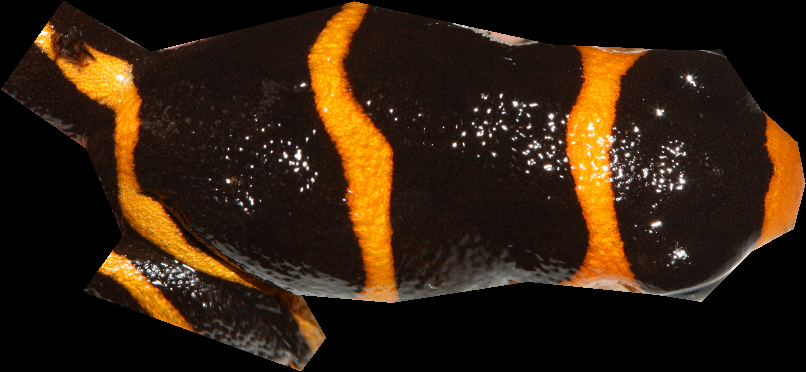
#> input picture phenoquant_demo/warpedImage.png, 806 x 372 px
$ python demo_features.py   (older library calls are emulated)
#> lines starting #> are read from the running program, lines starting #| are printed output that depends on the picture; after the words box and inside, x2 and y2 are one past the last pixel; in counts of white or black regions, pixels touching at a corner belong together
### phenoquant/imtools.py
# -*- coding: utf-8 -*-
"""
Various auxilliary functions useful for images.

Created on Thu Jun 26 17:14:25 2014

@author: schackv
"""

import numpy as np
import skimage.morphology as morph

def rgb_to_gray(rgb):
    """Convert an rgb image to a gray scale image using the same weighting as Matlab."""
    return np.dot(rgb[...,:3], [0.299, 0.587, 0.144])


def standardize(X,mask=[]):
    """Standardize a matrix X to zero mean and unit variance.

    If mask is supplied, only values with mask==True are used to calculate mean
    and variance. All elements of X are standardized, though.
    """
    if not mask.size:
        mask = np.ones_like(X)==1

    return (X-np.mean(X[mask]))/np.std(X[mask])


def linear_scaling(X,oldmin=-np.inf,oldmax=np.inf):
    """Scale the contents of X linearly such that oldmin equals zero and oldmax equals one.
    Values below oldmin and above oldmax are set equal to 0 and 1 respectively
    """
    if oldmin==-np.inf:
        oldmin = np.min(X)
    if oldmax == np.inf:
        oldmax = np.max(X)
    X = (X-oldmin)/(oldmax-oldmin)
    X[X<0]=0
    X[X>1]=1
    return X


def circular_mask(shape, center, radius):
    """Create a true/false mask with pixels closer than 'radius' to 'center' being True
    and everything else False. The output array is of size 'shape'.
    """
    mask = np.ones(shape, dtype=bool)
    xx, yy = np.meshgrid(range(shape[1]),range(shape[0]))
    D = np.sqrt( (xx-center[0])**2 + (yy-center[1])**2)
    mask[D>radius]=False
    return mask


def detect_glare(im):
    """Detect pixels in the image where all channels have values above 0.95.
    These pixels are dilated with a disk with radius 5
    """
    saturated_pixels = np.all(im>0.95*np.iinfo(im.dtype).max,axis=2)

    glare_mask = morph.binary_dilation(saturated_pixels, morph.disk(5)).astype('bool')
    return glare_mask


# [5 lines left out: function open_and_close, not called in this run]

### phenoquant/features.py
# -*- coding: utf-8 -*-
"""
Extraction and spatial pooling of zeroth, first and second order
information from images.

Specifically developed for images of colorful frogs, see phenoquant_demo/demo_features.py.

Created on Thu Jun 26 14:51:44 2014

@author: schackv
"""

from .scalespace import scale, gradient_orientation, shape_index
from scipy.special import jn
from scipy.ndimage.filters import gaussian_filter
from skimage import filter
import numpy as np
from . import imtools

def extract(im, mask, opts):
    """ Extract features according to the supplied options"""

    f = []
    labels = []
    im_gray = imtools.standardize(imtools.rgb_to_gray(im),mask=mask)

    # Extract black/white ratio proportions
    if 'bwratio' in opts:
        bw, glaremask = segment_stripes(im,mask)
        val, labels_ = spatial_pooling(bw, glaremask, labels_in=('bw',), **opts['interest_points'])
        f.append(val)
        labels.extend(labels_)

    # Gradient orientation histograms
    if 'gradient_histograms' in opts:
        goh, labels_ = gradient_histograms(im_gray,**opts['gradient_histograms'])
        val, labels_ = spatial_pooling(goh, mask,labels_in=labels_, **opts['interest_points'])
        f.append(val)
        labels.extend(labels_)

    # Shape index histograms
    if 'shape_histograms' in opts:
        sih, labels_ = shape_histograms(im_gray,**opts['shape_histograms'])
        val, labels_ = spatial_pooling(sih, mask,labels_in=labels_, **opts['interest_points'])
        f.append(val)
        labels.extend(labels_)


    return np.hstack(f), labels


def spatial_pooling(images,mask,xy,radii,labels_in=[]):
    """Do a spatial average for each interest point over each layer"""

    imshp = images.shape
    m, n = imshp[0:2]
    if len(imshp)>2:
        p = imshp[2]
    else:
        images = images[:,:,np.newaxis]
        p = 1

    if not labels_in:
        labels_in = ['f{}'.format(i) for i in range(p)]

    f = []
    labels = []
    for c, (xy, radius) in enumerate(zip(xy,radii)):
        circ_mask = imtools.circular_mask((m,n),xy,radius)  # Create mask around interest point
        for i in range(p):
            im = images[:,:,i]
            val = np.mean(im[circ_mask & mask])     # Average over region
            f.append(val)
            labels.append('c{}, {}'.format(c,labels_in[i]))
    f = np.hstack(f)
    return f, labels


def segment_stripes(imrgb,mask):
    """Segment image into black and colored regions (stripe-or-not)"""

    mask = mask & ~imtools.detect_glare(imrgb)
    im = imtools.rgb_to_gray(imrgb)
    # Do thresholding in grayscale image
    im = imtools.linear_scaling(im,oldmin=np.mean(im[mask])-3*np.std(im[mask]),oldmax=np.mean(im[mask])+3*np.std(im[mask]))
    tau = filter.threshold_otsu(im)
    stripes = (im>tau) & mask

    return stripes, mask


def gradient_histograms(im,nbins,sigmas,tonal_scale=1.0,aperture_scale=1.0):
    """
    Gradient orientation histograms in a scale space formulation.
    The scales in the array sigmas controls the spatial scale space.
    The gradient orientations live in the range [0,2pi] and this range is binned in
    nbins bins. The smoothing over this range is controlled by the tonal scale.
    The aperture scale controls the spatial smoothing in each bin.
    """
    tonal_scale *= np.ones_like(sigmas)
    aperture_scale *= np.ones_like(sigmas)

    bin_centers = np.linspace(0,2*np.pi*(nbins-1)/nbins,nbins)

    hists  = []
    labels = []
    for idx,s in enumerate(sigmas):
        go, go_m = gradient_orientation(im, s)
        for b in bin_centers:
            go_R = go_m * np.exp(tonal_scale[idx]**(-2) * np.cos(go - b ) ) / (2*np.pi * jn(0,tonal_scale[idx]))
            h = gaussian_filter(go_R, aperture_scale[idx])
            hists.append(h)
            labels.append('sigma={:.2f}, b={:.2f}'.format(s,b))
    hists = np.dstack(hists)
    return hists, labels

# [22 lines left out: function shape_histograms, not called in this run]


### phenoquant_demo/demo_features.py
# -*- coding: utf-8 -*-
"""
Demo for phenoquant.features.py

Created on Thu Jun 26 13:12:05 2014

@author: schackv
"""

import scipy.misc
import matplotlib.pyplot as plt
import phenoquant.features as features
import phenoquant.imtools as imtools

def demo_features():
    """Use a single image as an example of feature extraction"""

    ## Load image and mask
    im = scipy.misc.imread('warpedImage.png')
#> im is the input picture: shape (372, 806, 3); mean R, G, B 50, 32, 14.4
    mask = scipy.misc.imread('mask.png')>0
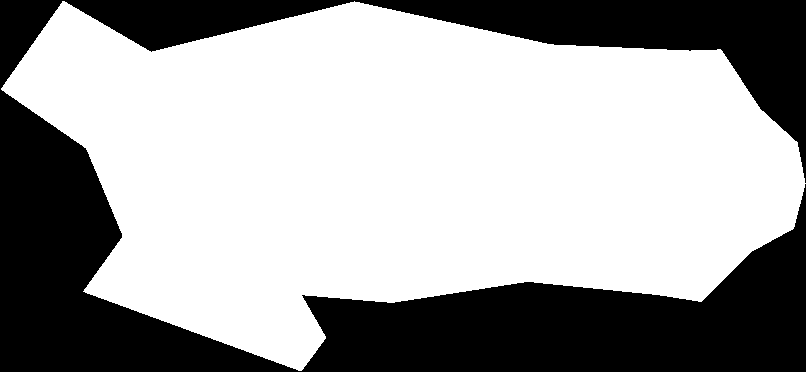
#> input picture phenoquant_demo/mask.png, 806 x 372 px
#> mask: shape (372, 806) bool; 64% white; 1 black region, box (x1, y1, x2, y2) and area: (0, 0, 806, 372) 108068
    im_gray = imtools.standardize(imtools.rgb_to_gray(im),mask=mask)
#> in rgb_to_gray, `return np.dot(rgb[...,:3], [0.299, 0.587, 0.144])`:
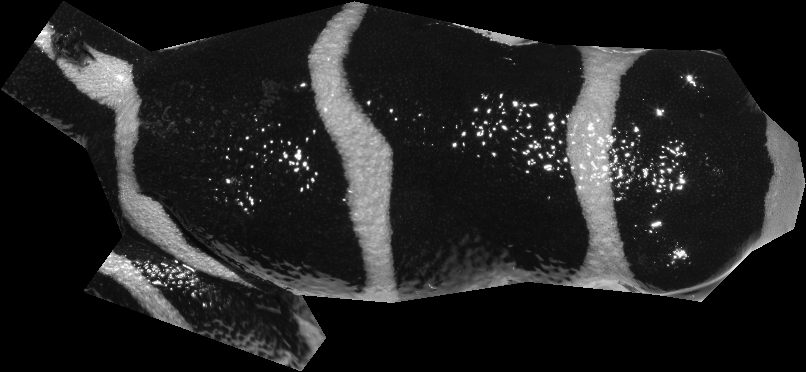
#> returned value: shape (372, 806) float64; min 0, max 262.6, mean 35.8; drawn with min black and max white

    # Feature extraction
    ## Define the features to be extracted
    feature_opts = {'interest_points': {
                        'xy': [(75.875, 76.625), (202.625, 299.25), (365.125, 144.875), (630.0, 154.625)],
                        'radii': [75, 75, 150, 150]},
                    'bwratio': True,
                    'gradient_histograms': {
                        'nbins': 4,
                        'sigmas': [2, 8]},
                    'shape_histograms':{
                        'nbins': 5,
                        'sigmas': [2, 8]}
                    }

    ## Extract all features
    F, labels = features.extract(im,mask,feature_opts)
#> in detect_glare, `saturated_pixels = np.all(im>0.95*np.iinfo(im.dtype).max,axis=2)`:
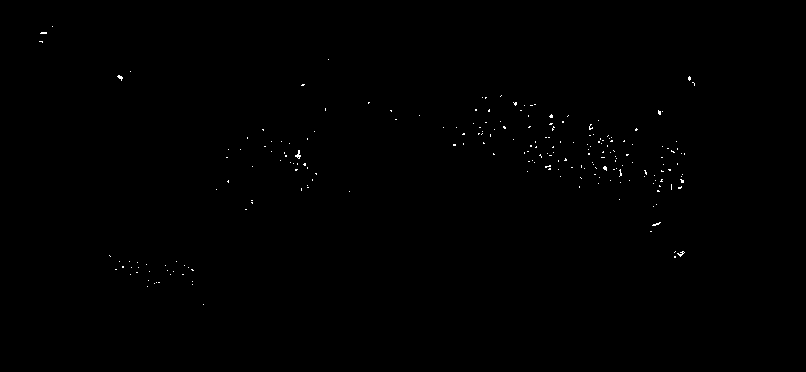
#> saturated_pixels: shape (372, 806) bool; 0.22% white in thin lines or dots, all inside (x1, y1, x2, y2) = (39, 26, 695, 305)
#> in detect_glare, `glare_mask = morph.binary_dilation(saturated_pixels, morph.disk(5)).as..`:
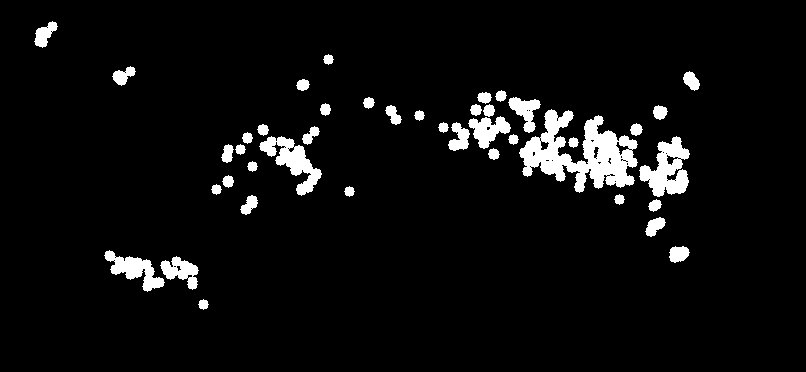
#> glare_mask: shape (372, 806) bool; 5.3% white; 42 white regions, largest, box (x1, y1, x2, y2) and area: (519, 109, 638, 193) 4814, (639, 136, 690, 197) 1694, (259, 136, 322, 196) 1417
#> in segment_stripes, `mask = mask & ~imtools.detect_glare(imrgb)`:
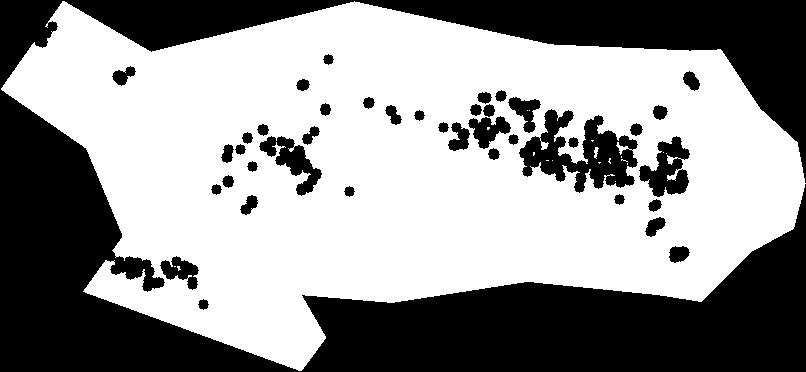
#> mask: shape (372, 806) bool; 58.7% white; 41 black regions, largest, box (x1, y1, x2, y2) and area: (0, 0, 806, 372) 109359, (519, 109, 638, 193) 4814, (639, 136, 690, 197) 1694
#> in linear_scaling, `X[X>1]=1`:
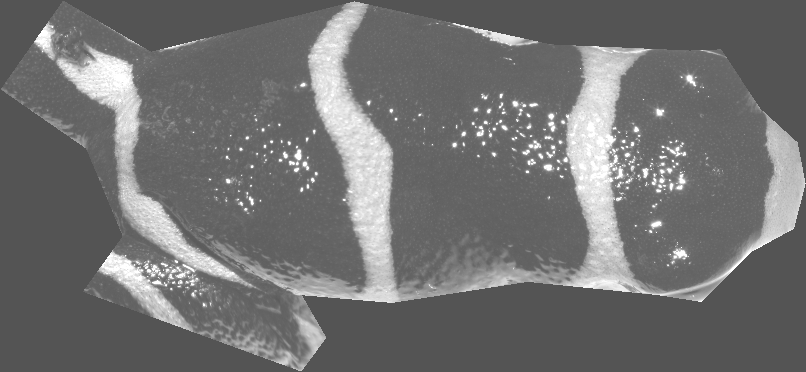
#> X: shape (372, 806) float64; min 0.333, max 1, mean 0.447
#> in segment_stripes, `tau = filter.threshold_otsu(im)`: tau = 0.592
#> in segment_stripes, `stripes = (im>tau) & mask`:
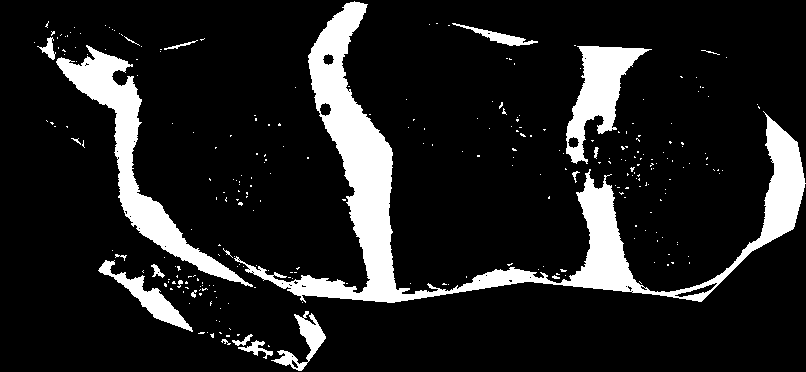
#> stripes: shape (372, 806) bool; 13.1% white; 283 white regions (261 under 20 px), largest, box (x1, y1, x2, y2) and area: (234, 1, 806, 303) 23005, (56, 45, 253, 287) 7485, (566, 46, 652, 164) 4050
#> after the loop in spatial_pooling, `for c, (xy, radius) in enumerate(zip(xy,radii)):`: f = [0.275, 0.278, 0.18, 0.191]; labels = ['c0, bw', 'c1, bw', 'c2, bw', 'c3, bw']
#> in extract, `val, labels_ = spatial_pooling(bw, glaremask, labels_in=('bw',), **opt..`: val = [0.275, 0.278, 0.18, 0.191]; labels_ = ['c0, bw', 'c1, bw', 'c2, bw', 'c3, bw']
#> after the loop in gradient_histograms, `for idx,s in enumerate(sigmas):`: hists = []
    print('\n'.join('{}:\t {:.5f}'.format(*k) for k in zip(labels,F)))  # Print out features

    # Show examples of feature images
    stripesbw, glaremask = features.segment_stripes(im,mask)
    F_gradient, labels_gradient = features.gradient_histograms(im_gray,**feature_opts['gradient_histograms'])
    F_shape, labels_shape = features.shape_histograms(im_gray,**feature_opts['shape_histograms'])

    ## Stripe segmentation
    fig,axs = plt.subplots(3,1)
    for ax, title, img in zip(axs,('Original image','Stripe segmentation','Glare mask'),(im,stripesbw,glaremask)):
        ax.imshow(img)
        ax.set_title(title)
        ax.axis('image')

    ## Plot interest points circles to illustrate positions
    for xy, radius in  zip(feature_opts['interest_points']['xy'], feature_opts['interest_points']['radii']):
        circle = plt.Circle(xy,radius,color='r',fill=False)
        axs[0].add_artist(circle)

    ## Gradient orientations
    fig, axs = plt.subplots(2,4)
    for ax, F, label in zip(axs.flat,F_gradient.T,labels_gradient):
        ax.imshow(F.T)
        ax.axis('image')
        ax.axis('off')
        ax.set_title(label)
    fig.suptitle('Gradient orientation histograms')
    plt.show(block=False)

    ## Shape index histograms
    fig, axs = plt.subplots(len(feature_opts['shape_histograms']['sigmas']),feature_opts['shape_histograms']['nbins'])
    for ax, F, label in zip(axs.flat,F_shape.T,labels_shape):
        ax.imshow(F.T)
        ax.axis('image')
        ax.axis('off')
        ax.set_title(label)
    fig.suptitle('Shape index histograms')

    plt.show(block=True)

if __name__=='__main__':
    demo_features()
#> (the call stopped at in gradient_histograms, `go, go_m = gradient_orientation(im, s)`: phenoquant is not available in this run)
